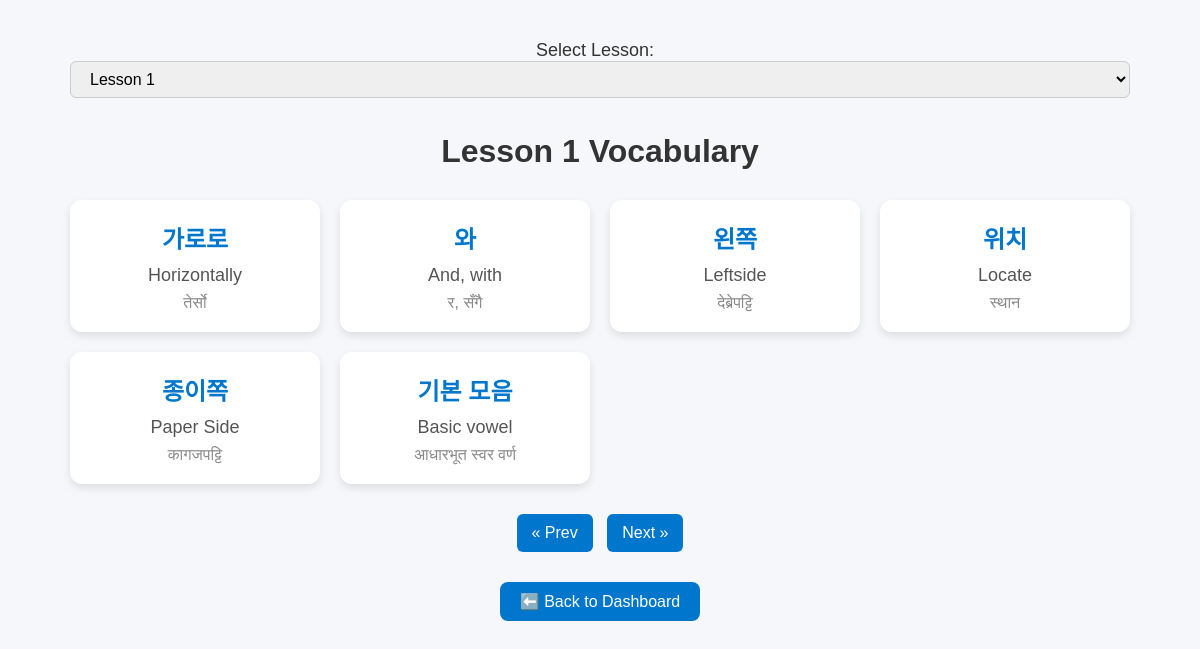
Page /views/learn.php?lesson=1&page=4 (signed in) on the committed database.
### tables this page shows
CREATE TABLE `words` (
  `id` int(11) NOT NULL,
  `korean` varchar(255) NOT NULL,
  `english` varchar(255) NOT NULL,
  `nepali` varchar(255) NOT NULL,
  `lesson_id` int(11) DEFAULT NULL,
  `image_url` text DEFAULT NULL,
  `created_at` timestamp NOT NULL DEFAULT current_timestamp()
);

### views/learn.php (the view, shortened to what this page needs)
<?php
require_once '../includes/db.php';
$currentLesson = isset($_GET['lesson']) ? (int)$_GET['lesson'] : 1;
$lessonsResult = $conn->query("SELECT DISTINCT lesson_id FROM words ORDER BY lesson_id ASC");
$allLessons = $lessonsResult->fetch_all(MYSQLI_ASSOC);
$wordsPerPage = 6;
$page = isset($_GET['page']) ? (int)$_GET['page'] : 1;
$offset = ($page - 1) * $wordsPerPage;
$countStmt = $conn->prepare("SELECT COUNT(*) as total FROM words WHERE lesson_id = ?");
$countStmt->bind_param("i", $currentLesson);
$countStmt->execute();
$countResult = $countStmt->get_result()->fetch_assoc();
$totalWords = $countResult['total'];
$totalPages = ceil($totalWords / $wordsPerPage);
$stmt = $conn->prepare("SELECT korean, english, nepali FROM words WHERE lesson_id = ? LIMIT ? OFFSET ?");
$stmt->bind_param("iii", $currentLesson, $wordsPerPage, $offset);
$stmt->execute();
$result = $stmt->get_result();
?>
<!DOCTYPE html>
<html lang="en">
<head>
    <link rel="stylesheet" href="../assets/css/style.css">
</head>
<body>
<div class="container">
    <div class="lesson-select">
        <form method="get">
            <label for="lesson" style="font-size: 18px; margin-right: 10px;">Select Lesson:</label>
            <select name="lesson" id="lesson" onchange="this.form.submit()">
                <?php foreach ($allLessons as $lesson): ?>
                    <option value="<?php echo $lesson['lesson_id']; ?>" <?php if ($lesson['lesson_id'] == $currentLesson) echo 'selected'; ?>>
                        Lesson <?php echo $lesson['lesson_id']; ?>
                    </option>
                <?php endforeach; ?>
            </select>
        </form>
    </div>
    <h1>Lesson <?php echo $currentLesson; ?> Vocabulary</h1>
    <div class="word-grid">
        <?php while ($row = $result->fetch_assoc()): ?>
            <div class="word-card">
                <div class="korean-word"><?php echo htmlspecialchars($row['korean']); ?></div>
                <div class="english-meaning"><?php echo htmlspecialchars($row['english']); ?></div>
                <div class="nepali-meaning"><?php echo htmlspecialchars($row['nepali']); ?></div>
            </div>
        <?php endwhile; ?>
    </div>
    <div class="pagination">
        <?php if ($page > 1): ?>
            <a href="?lesson=<?php echo $currentLesson; ?>&page=<?php echo $page - 1; ?>">&laquo; Prev</a>
        <?php endif; ?>
        <?php if ($page < $totalPages): ?>
            <a href="?lesson=<?php echo $currentLesson; ?>&page=<?php echo $page + 1; ?>">Next &raquo;</a>
        <?php endif; ?>
    </div>
    <div style="text-align: center;">
        <a href="dashboard.php" class="btn-back">⬅️ Back to Dashboard</a>
    </div>
</div>
</body>
</html>

### assets/css/style.css (style rules this page uses)
* { margin: 0; padding: 0; box-sizing: border-box; }
body { font-family: 'Poppins', sans-serif; background: #f8f9fa; color: #333; }
.container { max-width: 1200px; margin: 0 auto; padding: 20px; }
input, select, textarea { width: 100%; padding: 10px; border: 1px solid #ccc; border-radius: 8px; margin-bottom: 15px; }

### views/learn.php (style rules this page uses)
body { font-family: 'Poppins', sans-serif; background: #f5f7fa; margin: 0; padding: 20px; }
.container { max-width: 1100px; margin: auto; padding: 20px; }
h1 { text-align: center; color: #333; margin-bottom: 30px; }
.lesson-select { text-align: center; margin-bottom: 20px; }
.lesson-select select { padding: 8px 15px; border-radius: 6px; font-size: 16px; }
.word-grid { display: grid; grid-template-columns: repeat(auto-fit, minmax(250px, 1fr)); gap: 20px; }
.word-card { background: #fff; padding: 20px; border-radius: 12px; box-shadow: 0 4px 8px rgba(0,0,0,0.1); transition: transform 0.2s, box-shadow 0.2s; }
.korean-word { font-size: 24px; font-weight: bold; color: #0077cc; margin-bottom: 10px; text-align: center; }
.english-meaning { font-size: 18px; margin-bottom: 8px; color: #555; text-align: center; }
.nepali-meaning { font-size: 16px; color: #888; text-align: center; }
.pagination { text-align: center; margin-top: 30px; }
.pagination a { display: inline-block; padding: 10px 15px; margin: 0 5px; background: #0077cc; color: #fff; border-radius: 6px; text-decoration: none; transition: background 0.3s; }
.btn-back { display: inline-block; margin-top: 30px; padding: 10px 20px; background: #0077cc; color: white; text-decoration: none; border-radius: 8px; transition: background 0.3s; }

### rows in the picture
words: korean "가로로", english "Horizontally", nepali "तेर्सो"
words: korean "와", english "And, with", nepali "र, सँगै"
words: korean "왼쪽", english "Leftside", nepali "देब्रेपट्टि"
words: korean "위치", english "Locate", nepali "स्थान"
words: korean "종이쪽", english "Paper Side", nepali "कागजपट्टि"
words: korean "기본 모음", english "Basic vowel", nepali "आधारभूत स्वर वर्ण"

### other values in the picture
$currentLesson "1"
